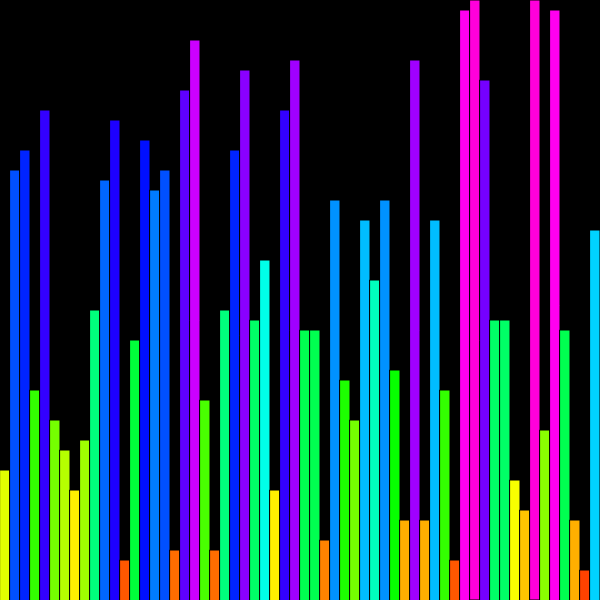
Frame 1 (no input)
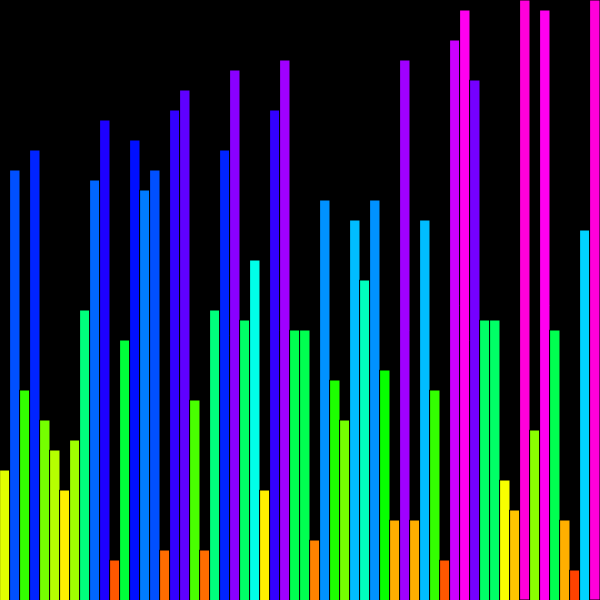
Frame 60 (no input)
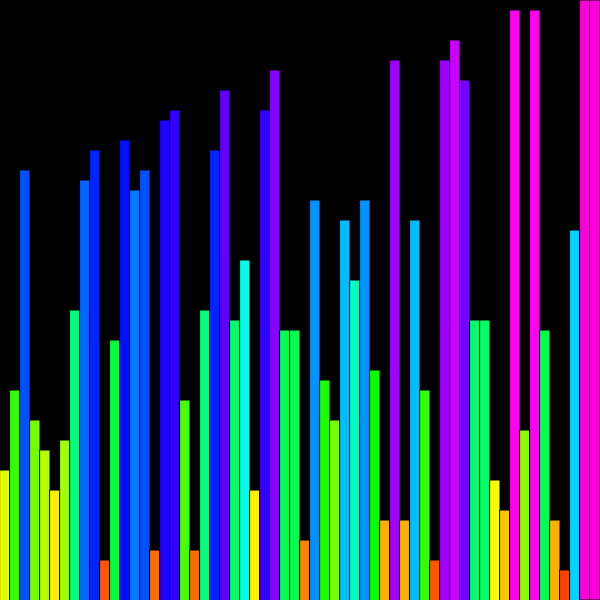
Frame 120 (the mouse pressed at the canvas centre since frame 60)

The p5.js sketch that drew these frames (run headless with seeded random() and noise() and a simulated clock; from frame 60 on, the mouse is pressed at the canvas centre):

// p5.js sketch
// ── sketch.js
let a;
let sz, x, y;
let i = 0; // bubble sort
let j = 0;
function setup() {
  createCanvas(600, 600);
  colorMode(HSB, 70, 100, 100);
  a = randArray(60, 1, 60);
  sz = 10;
  print(a);
  plotArr(a);
  //frameRate(5);
}

function draw() {
  //check for switch

  if (a[i] > a[i + 1]) {
    
    let temp = a[i];
    a[i] = a[i + 1];
    a[i + 1] = temp;
  }

  // polot switch
  plotArr(a);

  // increment i inner 
  if (i < a.length - j - 1) {
    i++;
  } else {
    // else increment outer and set i to zero
    i = 0;
    if (j < a.length) {
      j++;
      //print(currentIndex, a.length, a)
    } else {
      i = 0;
      j = 0;
      a = randArray(60, 1, 60);
      //print(a)
      plotArr(a);
    }
  }
}





function bubbleSort(){
    for (let c =0; c<a.length;c++){
      for(let i = 0; i<a.length-c-1; i++){
        if(a[i]>a[i+1]){
          let temp = a[i];
          a[i] = a[i+1];
          a[i+1] = temp;
        }
      }
    }
    
    
  }

function plotArr(theA) {
  background(0);
  x = 0;
  for (let i = 0; i < theA.length; i++) {
    
    fill(theA[i], 100, 100);
    rect(x, height - sz * theA[i], sz, height);
    x += sz;
  }
}

function randArray(len, min, max) {
  let resultArray = [];
  for (let i = 0; i < len; i++) {
    let val = floor(random(min, max + 1));
    resultArray[i] = val;
  }
  return resultArray;
}
